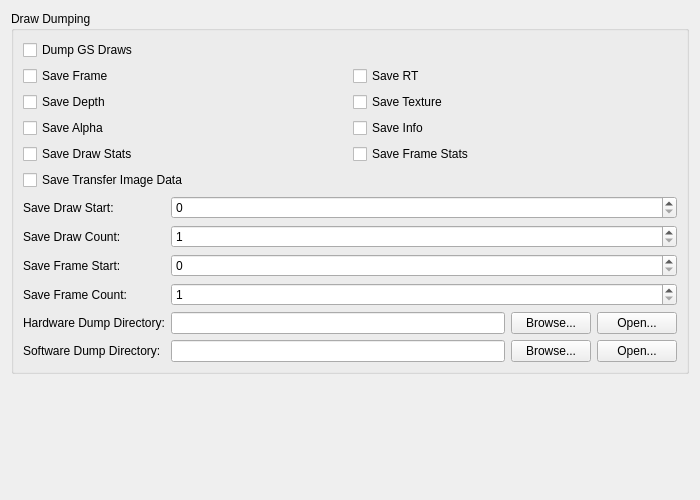
<?xml version="1.0" encoding="UTF-8"?>
<ui version="4.0">
 <class>DebugGSSettingsTab</class>
 <widget class="QWidget" name="DebugGSSettingsTab">
  <property name="geometry">
   <rect>
    <x>0</x>
    <y>0</y>
    <width>700</width>
    <height>500</height>
   </rect>
  </property>
  <property name="windowTitle">
   <string/>
  </property>
  <layout class="QVBoxLayout" name="verticalLayout">
   <item>
    <widget class="QGroupBox" name="groupBox">
     <property name="title">
      <string>Draw Dumping</string>
     </property>
     <layout class="QFormLayout" name="formLayout">
      <item row="0" column="0" colspan="2">
       <layout class="QGridLayout" name="gridLayout">
        <item row="0" column="0">
         <widget class="QCheckBox" name="dumpGSData">
          <property name="text">
           <string>Dump GS Draws</string>
          </property>
         </widget>
        </item>
        <item row="1" column="1">
         <widget class="QCheckBox" name="saveRT">
          <property name="text">
           <string>Save RT</string>
          </property>
         </widget>
        </item>
        <item row="1" column="0">
         <widget class="QCheckBox" name="saveFrame">
          <property name="text">
           <string>Save Frame</string>
          </property>
         </widget>
        </item>
        <item row="2" column="1">
         <widget class="QCheckBox" name="saveTexture">
          <property name="text">
           <string>Save Texture</string>
          </property>
         </widget>
        </item>
        <item row="2" column="0">
         <widget class="QCheckBox" name="saveDepth">
          <property name="text">
           <string>Save Depth</string>
          </property>
         </widget>
        </item>
        <item row="3" column="0">
         <widget class="QCheckBox" name="saveAlpha">
          <property name="text">
           <string>Save Alpha</string>
          </property>
         </widget>
        </item>
        <item row="3" column="1">
         <widget class="QCheckBox" name="saveInfo">
          <property name="text">
           <string>Save Info</string>
          </property>
         </widget>
        </item>
		<item row="4" column="0">
		  <widget class="QCheckBox" name="saveDrawStats">
		   <property name="text">
		    <string>Save Draw Stats</string>
		   </property>
		  </widget>
		</item>
		<item row="4" column="1">
		  <widget class="QCheckBox" name="saveFrameStats">
		    <property name="text">
		      <string>Save Frame Stats</string>
		    </property>
		  </widget>
		</item>
        <item row="5" column="0">
         <widget class="QCheckBox" name="saveTransferImages">
          <property name="text">
           <string>Save Transfer Image Data</string>
          </property>
         </widget>
        </item>
       </layout>
      </item>
      <item row="1" column="0">
       <widget class="QLabel" name="label_1">
        <property name="text">
         <string>Save Draw Start:</string>
        </property>
        <property name="buddy">
         <cstring>saveDrawStart</cstring>
        </property>
       </widget>
      </item>
      <item row="1" column="1">
       <widget class="QSpinBox" name="saveDrawStart">
        <property name="maximum">
         <number>99999999</number>
        </property>
       </widget>
      </item>
      <item row="2" column="0">
       <widget class="QLabel" name="label_2">
        <property name="text">
         <string>Save Draw Count:</string>
        </property>
        <property name="buddy">
         <cstring>saveDrawCount</cstring>
        </property>
       </widget>
      </item>
      <item row="2" column="1">
       <widget class="QSpinBox" name="saveDrawCount">
        <property name="minimum">
         <number>1</number>
        </property>
        <property name="maximum">
         <number>99999999</number>
        </property>
       </widget>
      </item>
      <item row="3" column="0">
       <widget class="QLabel" name="label_3">
        <property name="text">
         <string>Save Frame Start:</string>
        </property>
        <property name="buddy">
         <cstring>saveFrameStart</cstring>
        </property>
       </widget>
      </item>
      <item row="3" column="1">
       <widget class="QSpinBox" name="saveFrameStart">
        <property name="maximum">
         <number>99999999</number>
        </property>
       </widget>
      </item>
      <item row="4" column="0">
       <widget class="QLabel" name="label_4">
        <property name="text">
         <string>Save Frame Count:</string>
        </property>
        <property name="buddy">
         <cstring>saveFrameCount</cstring>
        </property>
       </widget>
      </item>
      <item row="4" column="1">
       <widget class="QSpinBox" name="saveFrameCount">
        <property name="minimum">
         <number>1</number>
        </property>
        <property name="maximum">
         <number>99999999</number>
        </property>
       </widget>
      </item>
      <item row="5" column="0">
       <widget class="QLabel" name="label_5">
        <property name="text">
         <string>Hardware Dump Directory:</string>
        </property>
        <property name="buddy">
         <cstring>hwDumpDirectory</cstring>
        </property>
       </widget>
      </item>
      <item row="6" column="0">
       <widget class="QLabel" name="label_6">
        <property name="text">
         <string>Software Dump Directory:</string>
        </property>
        <property name="buddy">
         <cstring>swDumpDirectory</cstring>
        </property>
       </widget>
      </item>
      <item row="5" column="1">
       <layout class="QHBoxLayout" name="horizontalLayout" stretch="1,0,0">
        <item>
         <widget class="QLineEdit" name="hwDumpDirectory"/>
        </item>
        <item>
         <widget class="QPushButton" name="hwDumpBrowse">
          <property name="text">
           <string>Browse...</string>
          </property>
         </widget>
        </item>
        <item>
         <widget class="QPushButton" name="hwDumpOpen">
          <property name="text">
           <string>Open...</string>
          </property>
         </widget>
        </item>
       </layout>
      </item>
      <item row="6" column="1">
       <layout class="QHBoxLayout" name="horizontalLayout_2" stretch="1,0,0">
        <item>
         <widget class="QLineEdit" name="swDumpDirectory"/>
        </item>
        <item>
         <widget class="QPushButton" name="swDumpBrowse">
          <property name="text">
           <string>Browse...</string>
          </property>
         </widget>
        </item>
        <item>
         <widget class="QPushButton" name="swDumpOpen">
          <property name="text">
           <string>Open...</string>
          </property>
         </widget>
        </item>
       </layout>
      </item>
     </layout>
    </widget>
   </item>
   <item>
    <spacer name="verticalSpacer">
     <property name="orientation">
      <enum>Qt::Orientation::Vertical</enum>
     </property>
     <property name="sizeHint" stdset="0">
      <size>
       <width>20</width>
       <height>0</height>
      </size>
     </property>
    </spacer>
   </item>
  </layout>
 </widget>
 <tabstops>
  <tabstop>dumpGSData</tabstop>
  <tabstop>saveFrame</tabstop>
  <tabstop>saveRT</tabstop>
  <tabstop>saveDepth</tabstop>
  <tabstop>saveTexture</tabstop>
  <tabstop>saveAlpha</tabstop>
  <tabstop>saveInfo</tabstop>
  <tabstop>saveTransferImages</tabstop>
  <tabstop>saveDrawStart</tabstop>
  <tabstop>saveDrawCount</tabstop>
  <tabstop>saveFrameStart</tabstop>
  <tabstop>saveFrameCount</tabstop>
  <tabstop>hwDumpDirectory</tabstop>
  <tabstop>hwDumpBrowse</tabstop>
  <tabstop>hwDumpOpen</tabstop>
  <tabstop>swDumpDirectory</tabstop>
  <tabstop>swDumpBrowse</tabstop>
  <tabstop>swDumpOpen</tabstop>
 </tabstops>
 <resources/>
 <connections/>
</ui>
